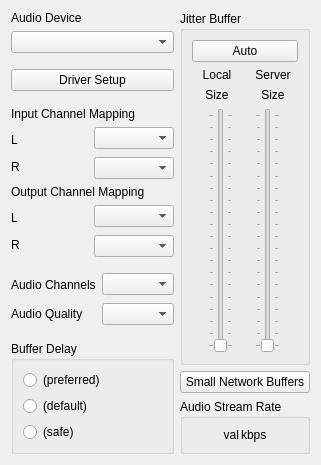
     <widget class="QWidget" name="tab_1_AudioNet">
      <attribute name="title">
       <string>Audio/Network Setup</string>
      </attribute>
      <layout class="QHBoxLayout" name="horizontalLayout_6">
       <item>
        <layout class="QHBoxLayout" name="horizontalLayout_5">
         <item>
          <layout class="QVBoxLayout" name="verticalLayout_3">
           <item>
            <widget class="QLabel" name="lblSoundcardDevice">
             <property name="text">
              <string>Audio Device</string>
             </property>
             <property name="buddy">
              <cstring>cbxSoundcard</cstring>
             </property>
            </widget>
           </item>
           <item>
            <widget class="QComboBox" name="cbxSoundcard">
             <property name="sizePolicy">
              <sizepolicy hsizetype="Preferred" vsizetype="Fixed">
               <horstretch>0</horstretch>
               <verstretch>0</verstretch>
              </sizepolicy>
             </property>
             <property name="minimumSize">
              <size>
               <width>0</width>
               <height>0</height>
              </size>
             </property>
            </widget>
           </item>
           <item>
            <spacer name="verticalSpacer_3">
             <property name="orientation">
              <enum>Qt::Vertical</enum>
             </property>
             <property name="sizeType">
              <enum>QSizePolicy::Expanding</enum>
             </property>
             <property name="sizeHint" stdset="0">
              <size>
               <width>20</width>
               <height>10</height>
              </size>
             </property>
            </spacer>
           </item>
           <item>
            <widget class="QPushButton" name="butDriverSetup">
             <property name="sizePolicy">
              <sizepolicy hsizetype="Preferred" vsizetype="Fixed">
               <horstretch>0</horstretch>
               <verstretch>0</verstretch>
              </sizepolicy>
             </property>
             <property name="text">
              <string>Driver Setup</string>
             </property>
             <property name="autoDefault">
              <bool>false</bool>
             </property>
            </widget>
           </item>
           <item>
            <spacer name="verticalSpacer_5">
             <property name="orientation">
              <enum>Qt::Vertical</enum>
             </property>
             <property name="sizeHint" stdset="0">
              <size>
               <width>20</width>
               <height>10</height>
              </size>
             </property>
            </spacer>
           </item>
           <item>
            <widget class="QFrame" name="FrameSoundcardChannelSelection">
             <property name="sizePolicy">
              <sizepolicy hsizetype="Preferred" vsizetype="Preferred">
               <horstretch>0</horstretch>
               <verstretch>0</verstretch>
              </sizepolicy>
             </property>
             <property name="frameShape">
              <enum>QFrame::NoFrame</enum>
             </property>
             <property name="frameShadow">
              <enum>QFrame::Plain</enum>
             </property>
             <layout class="QVBoxLayout" name="_2">
              <property name="leftMargin">
               <number>0</number>
              </property>
              <property name="topMargin">
               <number>0</number>
              </property>
              <property name="rightMargin">
               <number>0</number>
              </property>
              <property name="bottomMargin">
               <number>0</number>
              </property>
              <item>
               <widget class="QLabel" name="lblInChannelMapping">
                <property name="text">
                 <string>Input Channel Mapping</string>
                </property>
               </widget>
              </item>
              <item>
               <layout class="QHBoxLayout" name="_3">
                <property name="spacing">
                 <number>3</number>
                </property>
                <item>
                 <layout class="QVBoxLayout" name="_4">
                  <item>
                   <widget class="QLabel" name="lblLInChan">
                    <property name="sizePolicy">
                     <sizepolicy hsizetype="Preferred" vsizetype="Preferred">
                      <horstretch>0</horstretch>
                      <verstretch>0</verstretch>
                     </sizepolicy>
                    </property>
                    <property name="text">
                     <string>L</string>
                    </property>
                    <property name="buddy">
                     <cstring>cbxLInChan</cstring>
                    </property>
                   </widget>
                  </item>
                  <item>
                   <widget class="QLabel" name="lblRInChan">
                    <property name="sizePolicy">
                     <sizepolicy hsizetype="Preferred" vsizetype="Preferred">
                      <horstretch>0</horstretch>
                      <verstretch>0</verstretch>
                     </sizepolicy>
                    </property>
                    <property name="text">
                     <string>R</string>
                    </property>
                    <property name="buddy">
                     <cstring>cbxRInChan</cstring>
                    </property>
                   </widget>
                  </item>
                 </layout>
                </item>
                <item>
                 <layout class="QVBoxLayout" name="_5">
                  <property name="spacing">
                   <number>8</number>
                  </property>
                  <item>
                   <widget class="QComboBox" name="cbxLInChan"/>
                  </item>
                  <item>
                   <widget class="QComboBox" name="cbxRInChan"/>
                  </item>
                 </layout>
                </item>
               </layout>
              </item>
              <item>
               <widget class="QLabel" name="lblOutChannelMapping">
                <property name="text">
                 <string>Output Channel Mapping</string>
                </property>
               </widget>
              </item>
              <item>
               <layout class="QHBoxLayout" name="_6">
                <property name="spacing">
                 <number>3</number>
                </property>
                <item>
                 <layout class="QVBoxLayout" name="_7">
                  <item>
                   <widget class="QLabel" name="lblLOutChan">
                    <property name="sizePolicy">
                     <sizepolicy hsizetype="Preferred" vsizetype="Preferred">
                      <horstretch>0</horstretch>
                      <verstretch>0</verstretch>
                     </sizepolicy>
                    </property>
                    <property name="text">
                     <string>L</string>
                    </property>
                    <property name="buddy">
                     <cstring>cbxLOutChan</cstring>
                    </property>
                   </widget>
                  </item>
                  <item>
                   <widget class="QLabel" name="lblROutChan">
                    <property name="sizePolicy">
                     <sizepolicy hsizetype="Preferred" vsizetype="Preferred">
                      <horstretch>0</horstretch>
                      <verstretch>0</verstretch>
                     </sizepolicy>
                    </property>
                    <property name="text">
                     <string>R</string>
                    </property>
                    <property name="buddy">
                     <cstring>cbxROutChan</cstring>
                    </property>
                   </widget>
                  </item>
                 </layout>
                </item>
                <item>
                 <layout class="QVBoxLayout" name="_8">
                  <property name="spacing">
                   <number>8</number>
                  </property>
                  <item>
                   <widget class="QComboBox" name="cbxLOutChan"/>
                  </item>
                  <item>
                   <widget class="QComboBox" name="cbxROutChan"/>
                  </item>
                 </layout>
                </item>
               </layout>
              </item>
             </layout>
            </widget>
           </item>
           <item>
            <spacer name="verticalSpacer_6">
             <property name="orientation">
              <enum>Qt::Vertical</enum>
             </property>
             <property name="sizeType">
              <enum>QSizePolicy::Expanding</enum>
             </property>
             <property name="sizeHint" stdset="0">
              <size>
               <width>20</width>
               <height>10</height>
              </size>
             </property>
            </spacer>
           </item>
           <item>
            <layout class="QHBoxLayout" name="horizontalLayout">
             <item>
              <layout class="QVBoxLayout" name="verticalLayout_2">
               <item>
                <widget class="QLabel" name="lblAudioChannels">
                 <property name="text">
                  <string>Audio Channels</string>
                 </property>
                 <property name="buddy">
                  <cstring>cbxAudioChannels</cstring>
                 </property>
                </widget>
               </item>
               <item>
                <widget class="QLabel" name="lblAudioQuality">
                 <property name="text">
                  <string>Audio Quality</string>
                 </property>
                 <property name="buddy">
                  <cstring>cbxAudioQuality</cstring>
                 </property>
                </widget>
               </item>
              </layout>
             </item>
             <item>
              <layout class="QVBoxLayout" name="verticalLayout">
               <property name="spacing">
                <number>8</number>
               </property>
               <item>
                <widget class="QComboBox" name="cbxAudioChannels"/>
               </item>
               <item>
                <widget class="QComboBox" name="cbxAudioQuality"/>
               </item>
              </layout>
             </item>
            </layout>
           </item>
           <item>
            <spacer name="verticalSpacer_10">
             <property name="orientation">
              <enum>Qt::Vertical</enum>
             </property>
             <property name="sizeHint" stdset="0">
              <size>
               <width>20</width>
               <height>10</height>
              </size>
             </property>
            </spacer>
           </item>
           <item>
            <widget class="QGroupBox" name="grbSoundCrdBufDelay">
             <property name="title">
              <string>Buffer Delay</string>
             </property>
             <layout class="QVBoxLayout" name="_9">
              <item>
               <widget class="QRadioButton" name="rbtBufferDelayPreferred">
                <property name="sizePolicy">
                 <sizepolicy hsizetype="Preferred" vsizetype="Fixed">
                  <horstretch>0</horstretch>
                  <verstretch>0</verstretch>
                 </sizepolicy>
                </property>
                <property name="text">
                 <string>(preferred)</string>
                </property>
               </widget>
              </item>
              <item>
               <widget class="QRadioButton" name="rbtBufferDelayDefault">
                <property name="sizePolicy">
                 <sizepolicy hsizetype="Preferred" vsizetype="Fixed">
                  <horstretch>0</horstretch>
                  <verstretch>0</verstretch>
                 </sizepolicy>
                </property>
                <property name="text">
                 <string>(default)</string>
                </property>
               </widget>
              </item>
              <item>
               <widget class="QRadioButton" name="rbtBufferDelaySafe">
                <property name="sizePolicy">
                 <sizepolicy hsizetype="Preferred" vsizetype="Fixed">
                  <horstretch>0</horstretch>
                  <verstretch>0</verstretch>
                 </sizepolicy>
                </property>
                <property name="text">
                 <string>(safe)</string>
                </property>
               </widget>
              </item>
             </layout>
            </widget>
           </item>
          </layout>
         </item>
         <item>
          <spacer name="horizontalSpacer_3">
           <property name="orientation">
            <enum>Qt::Horizontal</enum>
           </property>
           <property name="sizeType">
            <enum>QSizePolicy::MinimumExpanding</enum>
           </property>
           <property name="sizeHint" stdset="0">
            <size>
             <width>0</width>
             <height>20</height>
            </size>
           </property>
          </spacer>
         </item>
         <item>
          <layout class="QVBoxLayout" name="verticalLayout_13">
           <item>
            <widget class="QGroupBox" name="grbJitterBuffer">
             <property name="title">
              <string>Jitter Buffer</string>
             </property>
             <layout class="QVBoxLayout" name="_15">
              <item>
               <widget class="QPushButton" name="chbAutoJitBuf">
                <property name="sizePolicy">
                 <sizepolicy hsizetype="Preferred" vsizetype="Fixed">
                  <horstretch>0</horstretch>
                  <verstretch>0</verstretch>
                 </sizepolicy>
                </property>
                <property name="checkable">
                 <bool>true</bool>
                </property>
                <property name="autoDefault">
                 <bool>false</bool>
                </property>
                <property name="text">
                 <string>Auto</string>
                </property>
               </widget>
              </item>
              <item>
               <layout class="QHBoxLayout" name="_16">
                <item>
                 <widget class="QLabel" name="lblNetBufLabel">
                  <property name="text">
                   <string>Local</string>
                  </property>
                  <property name="alignment">
                   <set>Qt::AlignCenter</set>
                  </property>
                  <property name="wordWrap">
                   <bool>false</bool>
                  </property>
                 </widget>
                </item>
                <item>
                 <widget class="QLabel" name="lblNetBufServerLabel">
                  <property name="text">
                   <string>Server</string>
                  </property>
                  <property name="alignment">
                   <set>Qt::AlignCenter</set>
                  </property>
                  <property name="wordWrap">
                   <bool>false</bool>
                  </property>
                 </widget>
                </item>
               </layout>
              </item>
              <item>
               <layout class="QHBoxLayout" name="_17">
                <item>
                 <widget class="QLabel" name="lblNetBuf">
                  <property name="text">
                   <string>Size</string>
                  </property>
                  <property name="alignment">
                   <set>Qt::AlignCenter</set>
                  </property>
                  <property name="wordWrap">
                   <bool>false</bool>
                  </property>
                 </widget>
                </item>
                <item>
                 <widget class="QLabel" name="lblNetBufServer">
                  <property name="text">
                   <string>Size</string>
                  </property>
                  <property name="alignment">
                   <set>Qt::AlignCenter</set>
                  </property>
                  <property name="wordWrap">
                   <bool>false</bool>
                  </property>
                 </widget>
                </item>
               </layout>
              </item>
              <item>
               <layout class="QHBoxLayout" name="_18">
                <item>
                 <spacer>
                  <property name="orientation">
                   <enum>Qt::Horizontal</enum>
                  </property>
                  <property name="sizeType">
                   <enum>QSizePolicy::Minimum</enum>
                  </property>
                  <property name="sizeHint" stdset="0">
                   <size>
                    <width>0</width>
                    <height>0</height>
                   </size>
                  </property>
                 </spacer>
                </item>
                <item>
                 <widget class="QSlider" name="sldNetBuf">
                  <property name="minimum">
                   <number>1</number>
                  </property>
                  <property name="maximum">
                   <number>20</number>
                  </property>
                  <property name="pageStep">
                   <number>1</number>
                  </property>
                  <property name="orientation">
                   <enum>Qt::Vertical</enum>
                  </property>
                  <property name="tickPosition">
                   <enum>QSlider::TicksBothSides</enum>
                  </property>
                 </widget>
                </item>
                <item>
                 <spacer>
                  <property name="orientation">
                   <enum>Qt::Horizontal</enum>
                  </property>
                  <property name="sizeType">
                   <enum>QSizePolicy::Minimum</enum>
                  </property>
                  <property name="sizeHint" stdset="0">
                   <size>
                    <width>0</width>
                    <height>0</height>
                   </size>
                  </property>
                 </spacer>
                </item>
                <item>
                 <widget class="QSlider" name="sldNetBufServer">
                  <property name="minimum">
                   <number>1</number>
                  </property>
                  <property name="maximum">
                   <number>20</number>
                  </property>
                  <property name="pageStep">
                   <number>1</number>
                  </property>
                  <property name="orientation">
                   <enum>Qt::Vertical</enum>
                  </property>
                  <property name="tickPosition">
                   <enum>QSlider::TicksBothSides</enum>
                  </property>
                 </widget>
                </item>
               </layout>
              </item>
             </layout>
            </widget>
           </item>
           <item>
            <widget class="QPushButton" name="chbSmallNetworkBuffers">
             <property name="sizePolicy">
              <sizepolicy hsizetype="Preferred" vsizetype="Fixed">
               <horstretch>0</horstretch>
               <verstretch>0</verstretch>
              </sizepolicy>
             </property>
             <property name="checkable">
                 <bool>true</bool>
                </property>
                <property name="autoDefault">
                 <bool>false</bool>
                </property>
                <property name="text">
              <string>Small Network Buffers</string>
             </property>
            </widget>
           </item>
           <item>
            <widget class="QGroupBox" name="grbUpstreamValue">
             <property name="title">
              <string>Audio Stream Rate</string>
             </property>
             <layout class="QVBoxLayout" name="verticalLayout_14">
              <property name="spacing">
               <number>2</number>
              </property>
              <item>
               <layout class="QGridLayout" name="_10">
                <item row="0" column="4">
                 <spacer name="horizontalSpacer_9">
                  <property name="orientation">
                   <enum>Qt::Horizontal</enum>
                  </property>
                  <property name="sizeHint" stdset="0">
                   <size>
                    <width>1</width>
                    <height>5</height>
                   </size>
                  </property>
                 </spacer>
                </item>
                <item row="0" column="3">
                 <widget class="QLabel" name="lblUpstreamUnit">
                  <property name="text">
                   <string>kbps</string>
                  </property>
                  <property name="alignment">
                   <set>Qt::AlignLeading|Qt::AlignLeft|Qt::AlignVCenter</set>
                  </property>
                 </widget>
                </item>
                <item row="0" column="1">
                 <widget class="QLabel" name="lblUpstreamValue">
                  <property name="text">
                   <string>val</string>
                  </property>
                  <property name="alignment">
                   <set>Qt::AlignRight|Qt::AlignTrailing|Qt::AlignVCenter</set>
                  </property>
                  <property name="margin">
                   <number>2</number>
                  </property>
                 </widget>
                </item>
                <item row="0" column="0">
                 <spacer name="horizontalSpacer_10">
                  <property name="orientation">
                   <enum>Qt::Horizontal</enum>
                  </property>
                  <property name="sizeHint" stdset="0">
                   <size>
                    <width>1</width>
                    <height>5</height>
                   </size>
                  </property>
                 </spacer>
                </item>
               </layout>
              </item>
             </layout>
            </widget>
           </item>
          </layout>
         </item>
         <item>
          <spacer name="horizontalSpacer_5">
           <property name="orientation">
            <enum>Qt::Horizontal</enum>
           </property>
           <property name="sizeType">
            <enum>QSizePolicy::Minimum</enum>
           </property>
           <property name="sizeHint" stdset="0">
            <size>
             <width>0</width>
             <height>20</height>
            </size>
           </property>
          </spacer>
         </item>
        </layout>
       </item>
      </layout>
     </widget>
